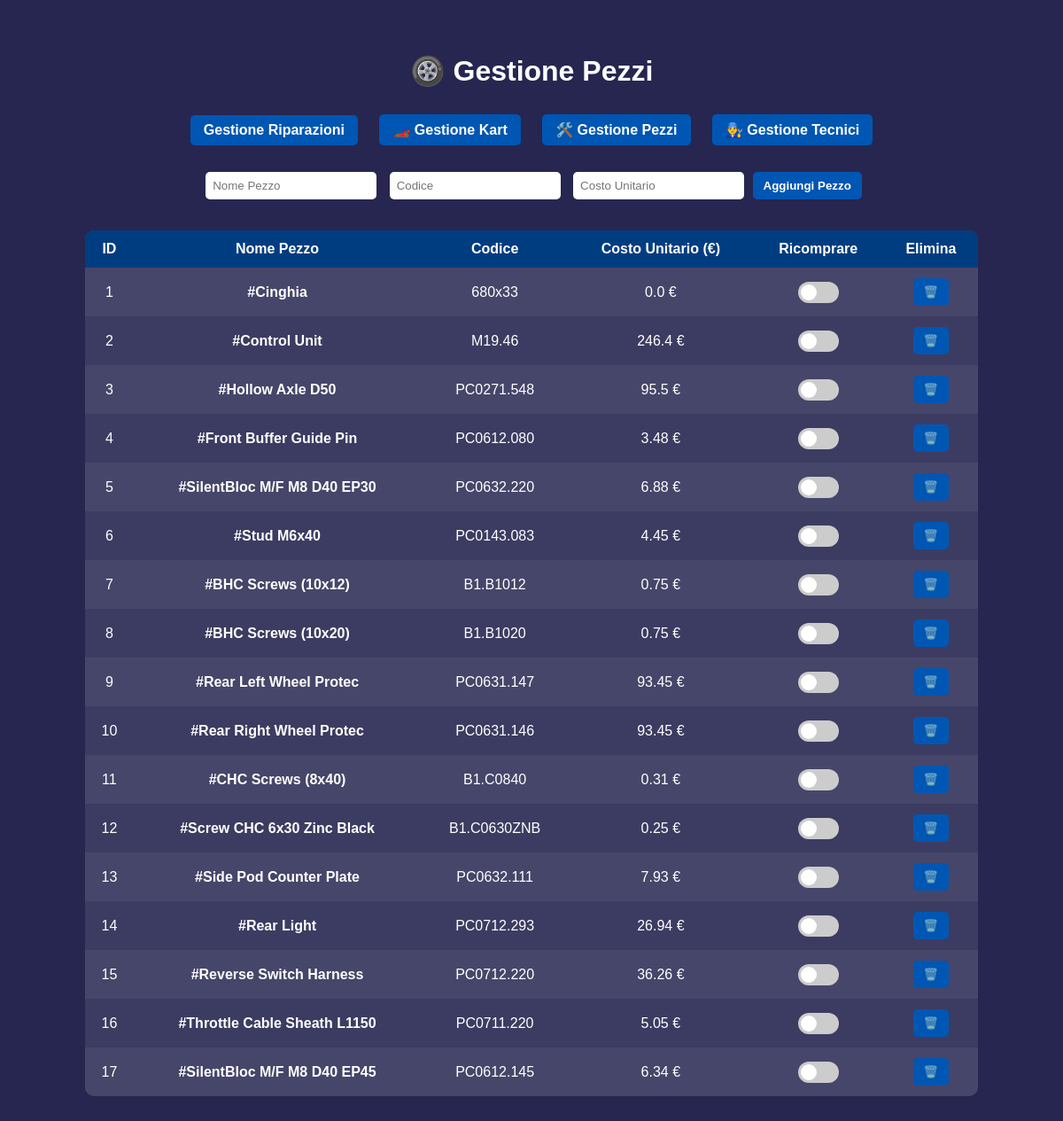
Page /parts on the committed database.
### tables this page shows
CREATE TABLE pezzi (
            pezzo_id INTEGER PRIMARY KEY AUTOINCREMENT,
            nome_pezzo TEXT,
            codice TEXT,
            costo_unitario REAL,
            ricomprare BOOLEAN DEFAULT 0
        );

### main.py (the view)
@app.route("/parts")
def parts():
    conn = db.get_connection()
    c = conn.cursor()
    c.execute("""
        SELECT pezzo_id, nome_pezzo, codice, costo_unitario, ricomprare
        FROM pezzi
        ORDER BY pezzo_id ASC
    """)
    parts = c.fetchall()
    conn.close()
    return render_template("parts.html", parts=parts)

### Mechanic.py (called while the page is built)
    def get_connection(self):
        return sqlite3.connect(self.database_name)

### templates/parts.html (shortened to what this page needs)
<!DOCTYPE html>
<html>
<head>
    <link rel="stylesheet" href="{{ url_for('static', filename='style.css') }}">
</head>
<body>
<div class="overlay">
    <h1>🛞 Gestione Pezzi</h1>
    <div class="top-nav">
        <a href="/" class="nav-btn">Gestione Riparazioni</a>
        <a href="/karts" class="nav-btn">🏎️ Gestione Kart</a>
        <a href="/parts" class="nav-btn">🛠️ Gestione Pezzi</a>
        <a href="/technicians" class="nav-btn">👨‍🔧 Gestione Tecnici</a>
    </div>
    <form action="/add_part" method="post">
        <input type="text" name="nome_pezzo" placeholder="Nome Pezzo" required>
        <input type="text" name="codice" placeholder="Codice" required>
        <input type="number" step="0.01" name="costo_unitario" placeholder="Costo Unitario" required>
        <button type="submit">Aggiungi Pezzo</button>
    </form>
    <table>
        <tr>
            <th>ID</th>
            <th>Nome Pezzo</th>
            <th>Codice</th>
            <th>Costo Unitario (€)</th>
            <th>Ricomprare</th>
            <th>Elimina</th>
        </tr>
        {% for p in parts %}
        <tr>
            <td>{{ p[0] }}</td>
            <td><b>#{{ p[1] }}</b></td>
            <td>{{ p[2] }}</td>
            <td>{{ p[3] }} €</td>
            <td class="reorder-cell" style="text-align: center;">
                <form action="/toggle_reorder/{{ p[0] }}" method="post" style="display: inline;">
                    <label class="switch">
                        <span class="slider"></span>
                    </label>
                </form>
            </td>
            <td>
                <button onclick="if(confirm('Sei sicuro di voler eliminare questo pezzo?')) { location.href='/remove_part/{{ p[0] }}'; }">
                    🗑️
                </button>
            </td>
        </tr>
        {% endfor %}
    </table>
</div>
</body>
</html>

### static/style.css (style rules this page uses)
body { font-family: Arial, sans-serif; margin: 0; padding: 0; background-size: cover; color: white; }
.overlay { background-color: rgba(0, 0, 50, 0.85); min-height: 100vh; padding: 40px; }
h1 { text-align: center; margin-bottom: 30px; }
.top-nav { text-align: center; margin-bottom: 25px; }
.nav-btn { display: inline-block; margin: 0 10px; padding: 8px 15px; border-radius: 5px; background-color: #0056b3; color: white; text-decoration: none; font-weight: bold; }
form { text-align: center; margin-bottom: 30px; }
input, select { padding: 8px; margin: 5px; border-radius: 5px; border: none; }
button { padding: 8px 12px; border-radius: 5px; border: none; background-color: #0056b3; color: white; cursor: pointer; font-weight: bold; }
table { width: 90%; margin: auto; border-collapse: collapse; background: rgba(255, 255, 255, 0.1); border-radius: 10px; overflow: hidden; }
th, td { padding: 12px; text-align: center; }
th { background-color: #003d80; }
tr:nth-child(even) { background-color: rgba(255, 255, 255, 0.05); }
.switch { position: relative; display: inline-block; width: 46px; height: 24px; }
.slider { position: absolute; cursor: pointer; inset: 0; background-color: #ccc; border-radius: 34px; transition: 0.3s; }
.slider:before { content: ""; position: absolute; height: 18px; width: 18px; left: 3px; bottom: 3px; background-color: white; border-radius: 50%; transition: 0.3s; }

### rows in the picture
pezzi: pezzo_id "1", nome_pezzo "Cinghia", codice "680x33", costo_unitario "0.0"
pezzi: pezzo_id "2", nome_pezzo "Control Unit", codice "M19.46", costo_unitario "246.4"
pezzi: pezzo_id "3", nome_pezzo "Hollow Axle D50", codice "PC0271.548", costo_unitario "95.5"
pezzi: pezzo_id "4", nome_pezzo "Front Buffer Guide Pin", codice "PC0612.080", costo_unitario "3.48"
pezzi: pezzo_id "5", nome_pezzo "SilentBloc M/F M8 D40 EP30", codice "PC0632.220", costo_unitario "6.88"
pezzi: pezzo_id "6", nome_pezzo "Stud M6x40", codice "PC0143.083", costo_unitario "4.45"
pezzi: pezzo_id "7", nome_pezzo "BHC Screws (10x12)", codice "B1.B1012", costo_unitario "0.75"
pezzi: pezzo_id "8", nome_pezzo "BHC Screws (10x20)", codice "B1.B1020", costo_unitario "0.75"
pezzi: pezzo_id "9", nome_pezzo "Rear Left Wheel Protec", codice "PC0631.147", costo_unitario "93.45"
pezzi: pezzo_id "10", nome_pezzo "Rear Right Wheel Protec", codice "PC0631.146", costo_unitario "93.45"
pezzi: pezzo_id "11", nome_pezzo "CHC Screws (8x40)", codice "B1.C0840", costo_unitario "0.31"
pezzi: pezzo_id "12", nome_pezzo "Screw CHC 6x30 Zinc Black", codice "B1.C0630ZNB", costo_unitario "0.25"
pezzi: pezzo_id "13", nome_pezzo "Side Pod Counter Plate", codice "PC0632.111", costo_unitario "7.93"
pezzi: pezzo_id "14", nome_pezzo "Rear Light", codice "PC0712.293", costo_unitario "26.94"
pezzi: pezzo_id "15", nome_pezzo "Reverse Switch Harness", codice "PC0712.220", costo_unitario "36.26"
pezzi: pezzo_id "16", nome_pezzo "Throttle Cable Sheath L1150", codice "PC0711.220", costo_unitario "5.05"
pezzi: pezzo_id "17", nome_pezzo "SilentBloc M/F M8 D40 EP45", codice "PC0612.145", costo_unitario "6.34"
